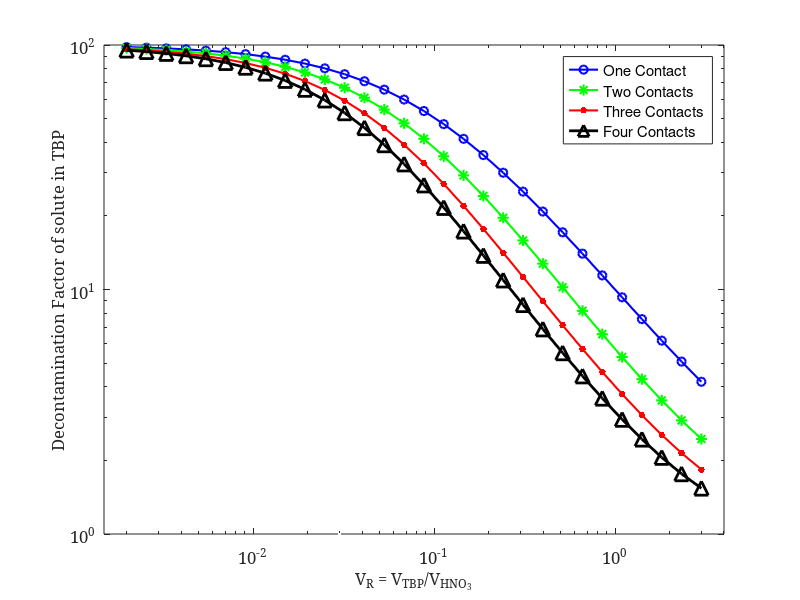

Recreate this plot in MATLAB.
%This program makes a graph showing how volume affects the mass in each 
% portion of solutionm, and single Step decontamination factors.

N=30; % Make N = 30 for prettier graphs

%%%%%%%%%%%%%%%%%%%%%%%%%%%%%%%%%%%%%%%%%%%%%%%%%%%%%%%%%%%%%%%%%%%%%%%%%%%
%%%%%%%%%%%%%%%%%%%%% Variables/Input/Setup %%%%%%%%%%%%%%%%%%%%%%%%%%%%%%%
%%%%%%%%%%%%%%%%%%%%%%%%%%%%%%%%%%%%%%%%%%%%%%%%%%%%%%%%%%%%%%%%%%%%%%%%%%%

%Volume of TBP added to stock solution
vtl=logspace(-3,0.176091,N);  %Log Space
vt=linspace(0,1.5*2,N);         %Linear Space

%Volume of stock solution (held constant)
vh=0.5;

%Uranium,Pu, Ru, Zr, Nb, Rare earch distribution coefficents
%estimated from reactor handbook for our experiment.
DR=[20,10,0.1,0.01,0.001,0.0001];
%Mass Percent in TBP
pt=zeros(length(DR),length(vt));
ptl=zeros(length(DR),length(vtl));
%Mass Percent in TBP second conatct?
pt2=zeros(length(DR),length(vt));
pt2l=zeros(length(DR),length(vtl));
%Mass Percent in TBP third contact
pt3=zeros(length(DR),length(vt));
pt3l=zeros(length(DR),length(vtl));
%Mass Percent in TBP fourth contact
pt4=zeros(length(DR),length(vt));
pt4l=zeros(length(DR),length(vtl));


%Sum of mass percent after four contacts
spt4=zeros(length(DR),length(vt));
spt4l=zeros(length(DR),length(vt));


%Decontamination factor with respect to Pu
DF=zeros(length(DR)-2,length(vt)); %No U and Pu
DFl=zeros(length(DR)-2,length(vt)); %No U and Pu
%Decontamination factor with respect to Pu second contact?
DF2=zeros(length(DR)-2,length(vt));
DF2l=zeros(length(DR)-2,length(vt));

DF2C=zeros(length(DR)-2,length(vt));
DF2Cl=zeros(length(DR)-2,length(vt));

DF3Cl=zeros(length(DR)-2,length(vt));

%Decontamination factor with respect to Pu combined fourth contact?
DF4C=zeros(length(DR)-2,length(vt));
DF4Cl=zeros(length(DR)-2,length(vt));


%DFOAl=zeros(1,length(vt)); %A single decontamination factor for the listed elements
ptls=zeros(1,length(vt)); %Sum up all the fractions
ptls2=zeros(1,length(vt)); %Sum up all the fractions for the second contact

%%%%%%%%%%%%%%%%%%%%%%%%%%%%%%%%%%%%%%%%%%%%%%%%%%%%%%%%%%%%%%%%%%%%%%%%%%%
%%%%%%%%%%%%%%%%%%%%%%%%%% Calculations %%%%%%%%%%%%%%%%%%%%%%%%%%%%%%%%%%%
%%%%%%%%%%%%%%%%%%%%%%%%%%%%%%%%%%%%%%%%%%%%%%%%%%%%%%%%%%%%%%%%%%%%%%%%%%%

%%%%%%% Calculate the percent in TBP for each Distribution ratio %%%%%%%%%%

%Multiply the separation by 5/7 because we remove only 0.5 ml not 0.7
Hold_up=1;

for i=1:length(DR)
   
   %First contact (remember l stands for logrithmic scale)
   %pt(i,:)=1-((((DR(i).*vt)./vh)+1).^-1);
   pt(i,:)=1./(1+(1/DR(i)).*(vh./vt)).*Hold_up; %Same calculation just another form
   ptl(i,:)=(1-((((DR(i).*vtl)./vh)+1).^-1)).*Hold_up;
   
   
   %Second Contact (if we keep the volume ratio the same between the first
   %and second contacts)
   pt2(i,:)=(1-pt(i,:)).*pt(i,:);
   pt2l(i,:)=(1-ptl(i,:)).*ptl(i,:);
   
   %Third (I think this is right- I didn't think about this)
   pt3(i,:)=(1-pt2(i,:)-pt(i,:)).*pt(i,:);
   pt3l(i,:)=(1-pt2l(i,:)-ptl(i,:)).*ptl(i,:);
   
   %Fourth (I think this is right - I didn't think about this)
   pt4(i,:)=(1-pt3(i,:)-pt2(i,:)-pt(i,:)).*pt(i,:);
   pt4l(i,:)=(1-pt3l(i,:)-pt2l(i,:)-ptl(i,:)).*ptl(i,:);
   
   %Let us add up all the previous
   spt4=pt(i,:)+pt2(i,:)+pt3(i,:)+pt4(i,:);
   spt4l=ptl(i,:)+pt2l(i,:)+pt3l(i,:)+pt4l(i,:);
   
   
end





%%%%%%%%%%%%%%%% Calculate the DF with respect to Pu %%%%%%%%%%%%%%%%%%%%%%

for i=3:length(DR) %i starts at 3 because FP start at 3
    %Decontamination factors for the first contact
    DF(i-2,:)=pt(2,:).*(pt(i,:).^-1);
    DFl(i-2,:)=ptl(2,:).*(ptl(i,:).^-1);
    
    %Decontamination factors for the second contact
    DF2(i-2,:)=pt2(2,:).*(pt2(i,:).^-1);
    DF2l(i-2,:)=pt2l(2,:).*(pt(i,:).^-1);
    
    %Combined decontamination factors (after second contact)
    DF2C(i-2,:)=(pt(2,:)+pt2(2,:)).*((pt(i,:)+pt2(i,:)).^-1);
    DF2Cl(i-2,:)=(ptl(2,:)+pt2l(2,:)).*((ptl(i,:)+pt2l(i,:)).^-1);
    
    %Third and fourth contacts can be carried out in a similiar way with a
    %more clever code
    
    DF3Cl(i-2,:)=(ptl(2,:)+pt2l(2,:)+pt3l(2,:)).*((ptl(i,:)+pt2l(i,:)+pt3l(i,:)).^-1);
    
    %Combined Decontamination factors (after fourth contact)
    DF4C(i-2,:)=(pt(2,:)+pt2(2,:)+pt3(2,:)+pt4(2,:)).*((pt(i,:)+pt2(i,:)+pt3(i,:)+pt4(i,:)).^-1);
    DF4Cl(i-2,:)=(ptl(2,:)+pt2l(2,:)+pt3l(2,:)+pt4l(2,:)).*((ptl(i,:)+pt2l(i,:)+pt3l(i,:)+pt4l(i,:)).^-1);
    
end

%For the overall decontamination factor lets sum all the mass fractions
%We are assuming that all the species have the same mass in the solution,
%which isn't true, but I do not think it will matter. 

for j=1:length(pt(1,:))
    ptls(1,j)=sum(ptl(3:length(ptl(:,1)),j));
    ptls2(1,j)=sum(ptl(3:length(ptl(:,1)),j)+pt2l(3:length(ptl(:,1)),j));
end
DFOAl=ptl(2,:).*(ptls(1,:).^-1)*4;
DFOA2=(ptl(2,:)+pt2l(2,:)).*(ptls2(1,:).^-1)*4;
%%%%%%%%%%%%%%%%%%%%%%%%%%%%%%%%%%%%%%%%%%%%%%%%%%%%%%%%%%%%%%%%%%%%%%%%%%%
%%%%%%%%%%%%%%%%%%%%%%%%%%%%% Plotting %%%%%%%%%%%%%%%%%%%%%%%%%%%%%%%%%%%%
%%%%%%%%%%%%%%%%%%%%%%%%%%%%%%%%%%%%%%%%%%%%%%%%%%%%%%%%%%%%%%%%%%%%%%%%%%%


%%%%%%%%%%%%%%%%%%%%%%%%%%%%%%%%%%%%%%%%%%%%%%%%%%%%%%%%%%%%%%%%%%%%%%%%%%%
%%%%%%%%%%%%%%%%%%%%%%%%%%%%% First Contact %%%%%%%%%%%%%%%%%%%%%%%%%%%%%%%
%%%%%%%%%%%%%%%%%%%%%%%%%%%%%%%%%%%%%%%%%%%%%%%%%%%%%%%%%%%%%%%%%%%%%%%%%%%



%%%%%%%%%%%%%%%%%%%%%%% Plot the mass Percent in TBP %%%%%%%%%%%%%%%%%%%%%%
%%%%%%%%%%%%%%%%%%%%%%%%%%%  Log Scale %%%%%%%%%%%%%%%%%%%%%%%%%%%%%%%%%%%%

semilogx(vtl./vh,100*ptl(1,:),'k--','LineWidth',2); %Uranium
hold on;
semilogx(vtl./vh,100*ptl(2,:),'r.-','LineWidth',1.5,'MarkerSize',20); %Plutonium
semilogx(vtl./vh,100*ptl(3,:),'bo-','LineWidth',1.5,'MarkerSize',8);  %Ru
semilogx(vtl./vh,100*ptl(4,:),'b--','LineWidth',1.5,'MarkerSize',10); %Zr
semilogx(vtl./vh,100*ptl(5,:),'g.-','LineWidth',1.5,'MarkerSize',20); %Nb
semilogx(vtl./vh,100*ptl(6,:),'g*-','LineWidth',1.5,'MarkerSize',10); %RE

xlabel ('V_{TBP}/V_{HNO_{3}}','FontSize',12,'Fontname','Garamond');
ylabel ('Mass Percent of solute in TBP','FontSize',13,'Fontname','Garamond');
grid on;set(gca,'FontSize',12,'Fontname','Garamond');
set(findall(gcf,'type','text'),'FontSize',12,'Fontname','Garamond');
h_legend=legend('U  DR = 20','Pu DR = 10','Ru DR = 0.2','Zr DR = 0.09','Nb DR = 0.025','Rare Earths DR = 0.01');
set(gca,'fontsize',12,'Fontname','Garamond')
set(h_legend,'FontSize',10);
hold off;

%%%%%%%%%%%%%%%%%%%%%%% Plot the mass Percent in TBP %%%%%%%%%%%%%%%%%%%%%%
%%%%%%%%%%%%%%%%%%%%%%%%%%%  Log log %%%%%%%%%%%%%%%%%%%%%%%%%%%%%%%%%%%%

loglog(vtl./vh,100*ptl(1,:),'k--','LineWidth',2); %Uranium
hold on;
loglog(vtl./vh,100*ptl(2,:),'r.-','LineWidth',1.5,'MarkerSize',20); %Plutonium
loglog(vtl./vh,100*ptl(3,:),'bo-','LineWidth',1.5,'MarkerSize',8);  %Ru
loglog(vtl./vh,100*ptl(4,:),'b--','LineWidth',1.5,'MarkerSize',10); %Zr
loglog(vtl./vh,100*ptl(5,:),'g.-','LineWidth',1.5,'MarkerSize',20); %Nb
loglog(vtl./vh,100*ptl(6,:),'g*-','LineWidth',1.5,'MarkerSize',10); %RE

xlabel ('V_{TBP}/V_{HNO_{3}}','FontSize',12,'Fontname','Garamond');
ylabel ('Mass Percent of solute in TBP','FontSize',13,'Fontname','Garamond');
grid on;set(gca,'FontSize',12,'Fontname','Garamond');
set(findall(gcf,'type','text'),'FontSize',12,'Fontname','Garamond');
h_legend=legend('U  DR = 20','Pu DR = 10','Ru DR = 0.2','Zr DR = 0.09','Nb DR = 0.025','Rare Earths DR = 0.01');
set(gca,'fontsize',12,'Fontname','Garamond')
set(h_legend,'FontSize',10);
hold off;

%%%%%%%%%%%%%%%%%%%%%%% Plot the mass Percent in TBP %%%%%%%%%%%%%%%%%%%%%%
%%%%%%%%%%%%%%%%%%%%%%%%%%%  Linear Scale %%%%%%%%%%%%%%%%%%%%%%%%%%%%%%%%%

plot(vt./vh,100*pt(1,:),'k--','LineWidth',2); %Uranium
hold on;
plot(vt./vh,100*pt(2,:),'r.-','LineWidth',1.5,'MarkerSize',20); %Plutonium
plot(vt./vh,100*pt(3,:),'bo-','LineWidth',1.5,'MarkerSize',8);  %Ru
plot(vt./vh,100*pt(4,:),'b--','LineWidth',1.5,'MarkerSize',10); %Zr
plot(vt./vh,100*pt(5,:),'g.-','LineWidth',1.5,'MarkerSize',20); %Nb
plot(vt./vh,100*pt(6,:),'g*-','LineWidth',1.5,'MarkerSize',10); %RE

xlabel ('V_{TBP}/V_{HNO_{3}}','FontSize',12,'Fontname','Garamond');
ylabel ('Mass Percent of solute in TBP','FontSize',13,'Fontname','Garamond');
grid on;set(gca,'FontSize',12,'Fontname','Garamond');
set(findall(gcf,'type','text'),'FontSize',12,'Fontname','Garamond');
h_legend=legend('U  DR = 20','Pu DR = 10','Ru DR = 0.2','Zr DR = 0.09','Nb DR = 0.025','Rare Earths DR = 0.01');
set(gca,'fontsize',12,'Fontname','Garamond')
set(h_legend,'FontSize',10);hold off;

%%%%%%%%%%%%%%%%%%%%%%% Plot the mass Percent in TBP %%%%%%%%%%%%%%%%%%%%%%
%%%%%%%%%%%%%%%%%%%%%%%%% Semi log y %%%%%%%%%%%%%%%%%%%%%%%%%%%%%%%%%%%%%%

semilogy(vt./vh,100*pt(1,:),'k--','LineWidth',2); %Uranium
hold on;
semilogy(vt./vh,100*pt(2,:),'r.-','LineWidth',1.5,'MarkerSize',20); %Plutonium
semilogy(vt./vh,100*pt(3,:),'bo-','LineWidth',1.5,'MarkerSize',8);  %Ru
semilogy(vt./vh,100*pt(4,:),'b--','LineWidth',1.5,'MarkerSize',10); %Zr
semilogy(vt./vh,100*pt(5,:),'g.-','LineWidth',1.5,'MarkerSize',20); %Nb
semilogy(vt./vh,100*pt(6,:),'g*-','LineWidth',1.5,'MarkerSize',10); %RE

xlabel ('V_{TBP}/V_{HNO_{3}}','FontSize',12,'Fontname','Garamond');
ylabel ('Mass Percent of solute in TBP','FontSize',13,'Fontname','Garamond');
grid on;set(gca,'FontSize',12,'Fontname','Garamond');
set(findall(gcf,'type','text'),'FontSize',12,'Fontname','Garamond');
h_legend=legend('U  DR = 20','Pu DR = 10','Ru DR = 0.2','Zr DR = 0.09','Nb DR = 0.025','Rare Earths DR = 0.01');
set(gca,'fontsize',12,'Fontname','Garamond')
set(h_legend,'FontSize',10);
hold off;



%%%%%%%%%%%%%%%% Plot the Decontamination Factor in TBP %%%%%%%%%%%%%%%%%%%
%%%%%%%%%%%%%%%%%%%%%%%%%%%  Log Scale X %%%%%%%%%%%%%%%%%%%%%%%%%%%%%%%%%%

semilogx(vtl./vh,100*DFl(1,:),'k--','LineWidth',2); %Ru
hold on;
semilogx(vtl./vh,100*DFl(2,:),'r.-','LineWidth',1.5,'MarkerSize',20); %Zr
semilogx(vtl./vh,100*DFl(3,:),'bo-','LineWidth',1.5,'MarkerSize',8);  %Nb
semilogx(vtl./vh,100*DFl(4,:),'g*-','LineWidth',1.5,'MarkerSize',10); %RE


xlabel ('V_{TBP}/V_{HNO_{3}}','FontSize',12,'Fontname','Garamond');
ylabel ('Single Pass Decontamination Factor of solute in TBP','FontSize',13,'Fontname','Garamond');
grid on;set(gca,'FontSize',12,'Fontname','Garamond');
set(findall(gcf,'type','text'),'FontSize',12,'Fontname','Garamond');
h_legend=legend('Ru DR = 0.2','Zr DR = 0.09','Nb DR = 0.025','Rare Earths DR = 0.01');
set(gca,'fontsize',12,'Fontname','Garamond')
set(h_legend,'FontSize',10);
hold off;


%%%%%%%%%%%%%%%% Plot the Decontamination Factor in TBP %%%%%%%%%%%%%%%%%%%
%%%%%%%%%%%%%%%%%%%%%%%%%%%  Log Log Scale %%%%%%%%%%%%%%%%%%%%%%%%%%%%%%%%

loglog(vtl./vh,100*DFl(1,:),'k--','LineWidth',2); %Ru
hold on;
loglog(vtl./vh,100*DFl(2,:),'r.-','LineWidth',1.5,'MarkerSize',20); %Zr
loglog(vtl./vh,100*DFl(3,:),'bo-','LineWidth',1.5,'MarkerSize',8);  %Nb
loglog(vtl./vh,100*DFl(4,:),'g*-','LineWidth',1.5,'MarkerSize',10); %RE

xlabel ('V_{TBP}/V_{HNO_{3}}','FontSize',12,'Fontname','Garamond');
ylabel ('Single Pass Decontamination Factor of solute in TBP','FontSize',13,'Fontname','Garamond');
grid on;set(gca,'FontSize',12,'Fontname','Garamond');
set(findall(gcf,'type','text'),'FontSize',12,'Fontname','Garamond');
h_legend=legend('Ru DR = 0.2','Zr DR = 0.09','Nb DR = 0.025','Rare Earths DR = 0.01');
set(gca,'fontsize',12,'Fontname','Garamond')
set(h_legend,'FontSize',10);
hold off;

%%%%%%%%%%%%%%%% Plot the Decontamination Factor in TBP %%%%%%%%%%%%%%%%%%%
%%%%%%%%%%%%%%%%%%%%%%%%%%%  Lin Scale  %%%%%%%%%%%%%%%%%%%%%%%%%%%%%%%%%%%

plot(vtl./vh,100*DF(1,:),'k--','LineWidth',2); %Ru
hold on;
plot(vtl./vh,100*DF(2,:),'r.-','LineWidth',1.5,'MarkerSize',20); %Zr
plot(vtl./vh,100*DF(3,:),'bo-','LineWidth',1.5,'MarkerSize',8);  %Nb
plot(vtl./vh,100*DF(4,:),'g*-','LineWidth',1.5,'MarkerSize',10); %RE


xlabel ('V_{TBP}/V_{HNO_{3}}','FontSize',12,'Fontname','Garamond');
ylabel ('Single Pass Decontamination Factor of solute in TBP','FontSize',13,'Fontname','Garamond');
grid on;set(gca,'FontSize',12,'Fontname','Garamond');
set(findall(gcf,'type','text'),'FontSize',12,'Fontname','Garamond');
h_legend=legend('Ru DR = 0.2','Zr DR = 0.09','Nb DR = 0.025','Rare Earths DR = 0.01');
set(gca,'fontsize',12,'Fontname','Garamond')
set(h_legend,'FontSize',10);
hold off;


%%%%%%%%%%%%%%%% Plot the Decontamination Factor in TBP %%%%%%%%%%%%%%%%%%%
%%%%%%%%%%%%%%%%%%%%%%%%%%%  semi log Scale y %%%%%%%%%%%%%%%%%%%%%%%%%%%%%

semilogy(vtl./vh,100*DF(1,:),'k--','LineWidth',2); %Ru
hold on;
semilogy(vtl./vh,100*DF(2,:),'r.-','LineWidth',1.5,'MarkerSize',20); %Zr
semilogy(vtl./vh,100*DF(3,:),'bo-','LineWidth',1.5,'MarkerSize',8);  %Nb
semilogy(vtl./vh,100*DF(4,:),'g*-','LineWidth',1.5,'MarkerSize',10); %RE


xlabel ('V_{TBP}/V_{HNO_{3}}','FontSize',12,'Fontname','Garamond');
ylabel ('Single Pass Decontamination Factor of solute in TBP','FontSize',13,'Fontname','Garamond');
grid on;set(gca,'FontSize',12,'Fontname','Garamond');
set(findall(gcf,'type','text'),'FontSize',12,'Fontname','Garamond');
h_legend=legend('Ru DR = 0.2','Zr DR = 0.09','Nb DR = 0.025','Rare Earths DR = 0.01');
set(gca,'fontsize',12,'Fontname','Garamond')
set(h_legend,'FontSize',10);
hold off;

%%%%%%%%%%%%%%%%%%%%%%%%%%%%%%%%%%%%%%%%%%%%%%%%%%%%%%%%%%%%%%%%%%%%%%%%%%%
%%%%%%%%%%%%%%%%%%%%%%%%%%%%% Second Contact %%%%%%%%%%%%%%%%%%%%%%%%%%%%%%
%%%%%%%%%%%%%%%%%%%%%%%%%%%%%%%%%%%%%%%%%%%%%%%%%%%%%%%%%%%%%%%%%%%%%%%%%%%


%%%%%%%%%%%%%%%%%%%%%%% Plot the mass Percent in TBP %%%%%%%%%%%%%%%%%%%%%%
%%%%%%%%%%%%%%%%%%%%%%%%%%%  Linear Scale %%%%%%%%%%%%%%%%%%%%%%%%%%%%%%%%%
%%%%%%%%%%%%%%%%%%%%%%%%%%%  Just the second Contact %%%%%%%%%%%%%%%%%%%%%%

plot(vt./vh,100*pt2(1,:),'k--','LineWidth',2); %Uranium
hold on;
plot(vt./vh,100*pt2(2,:),'r.-','LineWidth',1.5,'MarkerSize',20); %Plutonium
plot(vt./vh,100*pt2(3,:),'bo-','LineWidth',1.5,'MarkerSize',8);  %Ru
plot(vt./vh,100*pt2(4,:),'b--','LineWidth',1.5,'MarkerSize',10); %Zr
plot(vt./vh,100*pt2(5,:),'g.-','LineWidth',1.5,'MarkerSize',20); %Nb
plot(vt./vh,100*pt2(6,:),'g*-','LineWidth',1.5,'MarkerSize',10); %RE

xlabel ('V_{TBP}/V_{HNO_{3}}','FontSize',12,'Fontname','Garamond');
ylabel ('Mass Percent of solute in TBP Second Contact','FontSize',13,'Fontname','Garamond');
grid on;set(gca,'FontSize',12,'Fontname','Garamond');
set(findall(gcf,'type','text'),'FontSize',12,'Fontname','Garamond');
h_legend=legend('U  DR = 20','Pu DR = 10','Ru DR = 0.2','Zr DR = 0.09','Nb DR = 0.025','Rare Earths DR = 0.01');
set(gca,'fontsize',12,'Fontname','Garamond')
set(h_legend,'FontSize',10);
%ylim([0,100]);
hold off;


%%%%%%%%%%%%%%%%%%%%%%%%%%%  Just the second Contact %%%%%%%%%%%%%%%%%%%%%%
%%%%%%%%%%%%%%%%%%%%%%% Plot the mass Percent in TBP %%%%%%%%%%%%%%%%%%%%%%
%%%%%%%%%%%%%%%%%%%%%%%%%%%  Log Scale %%%%%%%%%%%%%%%%%%%%%%%%%%%%%%%%%%%%

semilogx(vtl./vh,100*pt2l(1,:),'k--','LineWidth',2); %Uranium
hold on;
semilogx(vtl./vh,100*pt2l(2,:),'r.-','LineWidth',1.5,'MarkerSize',20); %Plutonium
semilogx(vtl./vh,100*pt2l(3,:),'bo-','LineWidth',1.5,'MarkerSize',8);  %Ru
semilogx(vtl./vh,100*pt2l(4,:),'b--','LineWidth',1.5,'MarkerSize',10); %Zr
semilogx(vtl./vh,100*pt2l(5,:),'g.-','LineWidth',1.5,'MarkerSize',20); %Nb
semilogx(vtl./vh,100*pt2l(6,:),'g*-','LineWidth',1.5,'MarkerSize',10); %RE

xlabel ('V_{TBP}/V_{HNO_{3}}','FontSize',12,'Fontname','Garamond');
ylabel ('Mass Percent of solute in Second Contact','FontSize',13,'Fontname','Garamond');
grid on;set(gca,'FontSize',12,'Fontname','Garamond');
set(findall(gcf,'type','text'),'FontSize',12,'Fontname','Garamond');
h_legend=legend('U  DR = 20','Pu DR = 10','Ru DR = 0.2','Zr DR = 0.09','Nb DR = 0.025','Rare Earths DR = 0.01');
set(gca,'fontsize',12,'Fontname','Garamond')
set(h_legend,'FontSize',10);
hold off;









%%%%%%%%%%%%%%%%%%%%%%% Plot the mass Percent in TBP %%%%%%%%%%%%%%%%%%%%%%
%%%%%%%%%%%%%%%%%%%%%%%%%%%  Linear Scale %%%%%%%%%%%%%%%%%%%%%%%%%%%%%%%%%
%%%%%%%%%%%%%%%%%%%%%%%%%%%  First + Second Contact %%%%%%%%%%%%%%%%%%%%%%%

plot(vt./vh,100*(pt2(1,:)+pt(1,:)),'k--','LineWidth',2); %Uranium
hold on;
plot(vt./vh,100*(pt2(2,:)+pt(2,:)),'r.-','LineWidth',1.5,'MarkerSize',20); %Plutonium
plot(vt./vh,100*(pt2(3,:)+pt(3,:)),'bo-','LineWidth',1.5,'MarkerSize',8);  %Ru
plot(vt./vh,100*(pt2(4,:)+pt(4,:)),'b--','LineWidth',1.5,'MarkerSize',10); %Zr
plot(vt./vh,100*(pt2(5,:)+pt(5,:)),'g.-','LineWidth',1.5,'MarkerSize',20); %Nb
plot(vt./vh,100*(pt2(6,:)+pt(6,:)),'g*-','LineWidth',1.5,'MarkerSize',10); %RE

xlabel ('V_{TBP}/V_{HNO_{3}}','FontSize',12,'Fontname','Garamond');
ylabel ('Mass Percent of solute in TBP Second Contact','FontSize',13,'Fontname','Garamond');
grid on;set(gca,'FontSize',12,'Fontname','Garamond');
set(findall(gcf,'type','text'),'FontSize',12,'Fontname','Garamond');
h_legend=legend('U  DR = 20','Pu DR = 10','Ru DR = 0.2','Zr DR = 0.09','Nb DR = 0.025','Rare Earths DR = 0.01');
set(gca,'fontsize',12,'Fontname','Garamond')
set(h_legend,'FontSize',10);

hold off;

%%%%%%%%%%%%%%%%%%%%%%%%%%% Just the second contact %%%%%%%%%%%%%%%%%%%%%%%
%%%%%%%%%%%%%%%% Plot the Decontamination Factor in TBP %%%%%%%%%%%%%%%%%%%
%%%%%%%%%%%%%%%%%%%%%%%%%%%  Log Log Scale %%%%%%%%%%%%%%%%%%%%%%%%%%%%%%%%

loglog(vtl./vh,DF2l(1,:),'k--','LineWidth',2); %Ru
hold on;
loglog(vtl./vh,DF2l(2,:),'r.-','LineWidth',1.5,'MarkerSize',20); %Zr
loglog(vtl./vh,DF2l(3,:),'bo-','LineWidth',1.5,'MarkerSize',8);  %Nb
loglog(vtl./vh,DF2l(4,:),'g*-','LineWidth',1.5,'MarkerSize',10); %RE

xlabel ('V_{TBP}/V_{HNO_{3}}','FontSize',12,'Fontname','Garamond');
ylabel ('Second Pass Decontamination Factor of solute in TBP','FontSize',13,'Fontname','Garamond');
grid on;set(gca,'FontSize',12,'Fontname','Garamond');
set(findall(gcf,'type','text'),'FontSize',12,'Fontname','Garamond');
h_legend=legend('Ru DR = 0.2','Zr DR = 0.09','Nb DR = 0.025','Rare Earths DR = 0.01');
set(gca,'fontsize',12,'Fontname','Garamond')
set(h_legend,'FontSize',10);
hold off;

%%%%%%%%%%%%%%%%%%%%%%%%%%% First and second contact %%%%%%%%%%%%%%%%%%%%%%%
%%%%%%%%%%%%%%%% Plot the Decontamination Factor in TBP %%%%%%%%%%%%%%%%%%%
%%%%%%%%%%%%%%%%%%%%%%%%%%%  Log Log Scale %%%%%%%%%%%%%%%%%%%%%%%%%%%%%%%%

loglog(vtl./vh,DF2Cl(1,:),'k--','LineWidth',4); %Ru
hold on;
loglog(vtl./vh,DF2Cl(2,:),'r.-','LineWidth',2,'MarkerSize',20); %Zr
loglog(vtl./vh,DF2Cl(3,:),'bo-','LineWidth',2,'MarkerSize',8);  %Nb
loglog(vtl./vh,DF2Cl(4,:),'g*-','LineWidth',2,'MarkerSize',10); %RE
loglog(vtl./vh,DFOAl(1,:),'kx-','LineWidth',2,'MarkerSize',12); %Sum

xlabel ('V_{TBP}/V_{HNO_{3}}','FontSize',12,'Fontname','Garamond');
ylabel ('Combined Decontamination Factor of solute in TBP','FontSize',13,'Fontname','Garamond');
grid on;set(gca,'FontSize',12,'Fontname','Garamond');
set(findall(gcf,'type','text'),'FontSize',12,'Fontname','Garamond');
h_legend=legend('Ru DR = 0.2','Zr DR = 0.09','Nb DR = 0.025','Rare Earths DR = 0.01','Previous Added');
set(gca,'fontsize',12,'Fontname','Garamond')
set(h_legend,'FontSize',10);
hold off;
hold on;

%%%%%%%%%%%%%%%%%%%%%%%%%% Plot the first pass again to compare
loglog(vtl./vh,DFl(1,:),'k--','LineWidth',2); %Ru
hold on;
loglog(vtl./vh,DFl(2,:),'r.-','LineWidth',1.5,'MarkerSize',20); %Zr
loglog(vtl./vh,DFl(3,:),'bo-','LineWidth',1.5,'MarkerSize',8);  %Nb
loglog(vtl./vh,DFl(4,:),'g*-','LineWidth',1.5,'MarkerSize',10); %RE
loglog(vtl./vh,DFOA2(1,:),'kx-','LineWidth',2,'MarkerSize',12); %Sum

xlabel ('V_{TBP}/V_{HNO_{3}}','FontSize',12,'Fontname','Garamond');
ylabel ('Decontamination Factor of solute in TBP','FontSize',13,'Fontname','Garamond');
grid on;set(gca,'FontSize',12,'Fontname','Garamond');
set(findall(gcf,'type','text'),'FontSize',12,'Fontname','Garamond');
hold off;


%%%%%%%%%%%%%%%%%%%%%%%%%%% First and second contact (no add) %%%%%%%%%%%%%%%%%%%%%%%
%%%%%%%%%%%%%%%% Plot the Decontamination Factor in TBP %%%%%%%%%%%%%%%%%%%
%%%%%%%%%%%%%%%%%%%%%%%%%%%  Log Log Scale %%%%%%%%%%%%%%%%%%%%%%%%%%%%%%%%

loglog(vtl./vh,DF2Cl(1,:),'k--','LineWidth',4); %Ru
hold on;
loglog(vtl./vh,DF2Cl(2,:),'r.-','LineWidth',2,'MarkerSize',20); %Zr
loglog(vtl./vh,DF2Cl(3,:),'bo-','LineWidth',2,'MarkerSize',8);  %Nb
loglog(vtl./vh,DF2Cl(4,:),'g*-','LineWidth',2,'MarkerSize',10); %RE

xlabel ('V_{TBP}/V_{HNO_{3}}','FontSize',12,'Fontname','Garamond');
ylabel ('Combined Decontamination Factor of solute in TBP','FontSize',13,'Fontname','Garamond');
grid on;set(gca,'FontSize',12,'Fontname','Garamond');
set(findall(gcf,'type','text'),'FontSize',12,'Fontname','Garamond');
h_legend=legend('DC = 0.2','DC = 0.09','DC = 0.025','DC = 0.01');
set(gca,'fontsize',12,'Fontname','Garamond')
set(h_legend,'FontSize',10);
hold off;
hold on;

%%%%%%%%%%%%%%%%%%%%%%%%%% Plot the first pass again to compare
loglog(vtl./vh,DFl(1,:),'k--','LineWidth',2); %Ru
hold on;
loglog(vtl./vh,DFl(2,:),'r.-','LineWidth',1.5,'MarkerSize',20); %Zr
loglog(vtl./vh,DFl(3,:),'bo-','LineWidth',1.5,'MarkerSize',8);  %Nb
loglog(vtl./vh,DFl(4,:),'g*-','LineWidth',1.5,'MarkerSize',10); %RE

xlabel ('V_{TBP}/V_{HNO_{3}}','FontSize',12,'Fontname','Garamond');
ylabel ('Decontamination Factor of solute in TBP','FontSize',13,'Fontname','Garamond');
grid on;set(gca,'FontSize',12,'Fontname','Garamond');
set(findall(gcf,'type','text'),'FontSize',12,'Fontname','Garamond');
hold off;



%%%%%%%%%%%%%%%%%%%%%%%%%%% First and fourth contact (no add) %%%%%%%%%%%%%%%%%%%%%%%
%%%%%%%%%%%%%%%% Plot the Decontamination Factor in TBP %%%%%%%%%%%%%%%%%%%
%%%%%%%%%%%%%%%%%%%%%%%%%%%  Log Log Scale %%%%%%%%%%%%%%%%%%%%%%%%%%%%%%%%

loglog(vtl./vh,DF4Cl(1,:),'k^-','LineWidth',2,'MarkerSize',10); %Ru
hold on;
loglog(vtl./vh,DF4Cl(2,:),'r.-','LineWidth',2,'MarkerSize',20); %Zr
loglog(vtl./vh,DF4Cl(3,:),'bo-','LineWidth',2,'MarkerSize',8);  %Nb
loglog(vtl./vh,DF4Cl(4,:),'g*-','LineWidth',2,'MarkerSize',10); %RE

xlabel ('V_{TBP}/V_{HNO_{3}}','FontSize',12,'Fontname','Garamond');
ylabel ('Combined Decontamination Factor of solute in TBP','FontSize',13,'Fontname','Garamond');
grid on;set(gca,'FontSize',12,'Fontname','Garamond');
set(findall(gcf,'type','text'),'FontSize',12,'Fontname','Garamond');
h_legend=legend('DC = 0.1','DC = 0.01','DC = 0.001','DC = 0.0001');
set(gca,'fontsize',12,'Fontname','Garamond')
set(h_legend,'FontSize',10);
hold off;
hold on;

%%%%%%%%%%%%%%%%%%%%%%%%%% Plot the first pass again to compare
loglog(vtl./vh,DFl(1,:),'k^-','LineWidth',1.5,'MarkerSize',8); 
hold on;
loglog(vtl./vh,DFl(2,:),'r.-','LineWidth',1.5,'MarkerSize',15); 
loglog(vtl./vh,DFl(3,:),'bo-','LineWidth',1.5,'MarkerSize',6);  
loglog(vtl./vh,DFl(4,:),'g*-','LineWidth',1.5,'MarkerSize',8); 

xlabel ('V_{TBP}/V_{HNO_{3}}','FontSize',12,'Fontname','Garamond');
ylabel ('Decontamination Factor of solute in TBP','FontSize',13,'Fontname','Garamond');
grid on;set(gca,'FontSize',12,'Fontname','Garamond');
set(findall(gcf,'type','text'),'FontSize',12,'Fontname','Garamond');
hold off;

%%%% Add an extra vert line
hold on;
loglog(ones(1,N)*1.4,logspace(0,5,N),'m','LineWidth',2.5)
xlim([0.0015,4])


%vtl(27)/vh;   27 on the log scale is close to what we want with a volume
%ratio of 5/7

%Actual DF values at the 5/7 ratio
disp('Four contact')
disp(DF4Cl(:,27))
disp('First contact')
disp(DFl(:,27))

%The Ratio between 4th contact and the first
disp('Ratio between 4th and first')
disp(DF4Cl(:,27)./DFl(:,27))




hold off;
p(1)=loglog(vtl./vh,DFl(1,:),'bo-','LineWidth',1.5,'MarkerSize',6); 
hold on;
p(2)=loglog(vtl./vh,DF2Cl(1,:),'g*-','LineWidth',1.5,'MarkerSize',8); 
p(3)=loglog(vtl./vh,DF3Cl(1,:),'r.-','LineWidth',1.5,'MarkerSize',15); 
p(4)=loglog(vtl./vh,DF4Cl(1,:),'k^-','LineWidth',2,'MarkerSize',10);
xlabel ('V_{R} = V_{TBP}/V_{HNO_{3}}','FontSize',12,'Fontname','Garamond');
%grid on;
hline=loglog(0.03,1,'w');


ylabel ('Decontamination Factor of solute in TBP','FontSize',13,'Fontname','Garamond');
set(gca,'FontSize',12,'Fontname','Garamond');
set(findall(gcf,'type','text'),'FontSize',12,'Fontname','Garamond');
leg1=legend(p,'One Contact','Two Contacts','Three Contacts','Four Contacts');

%loglog(ones(1,N)*1.4,logspace(0,2,N),'m','LineWidth',2)
xlim([0.0015,4])

